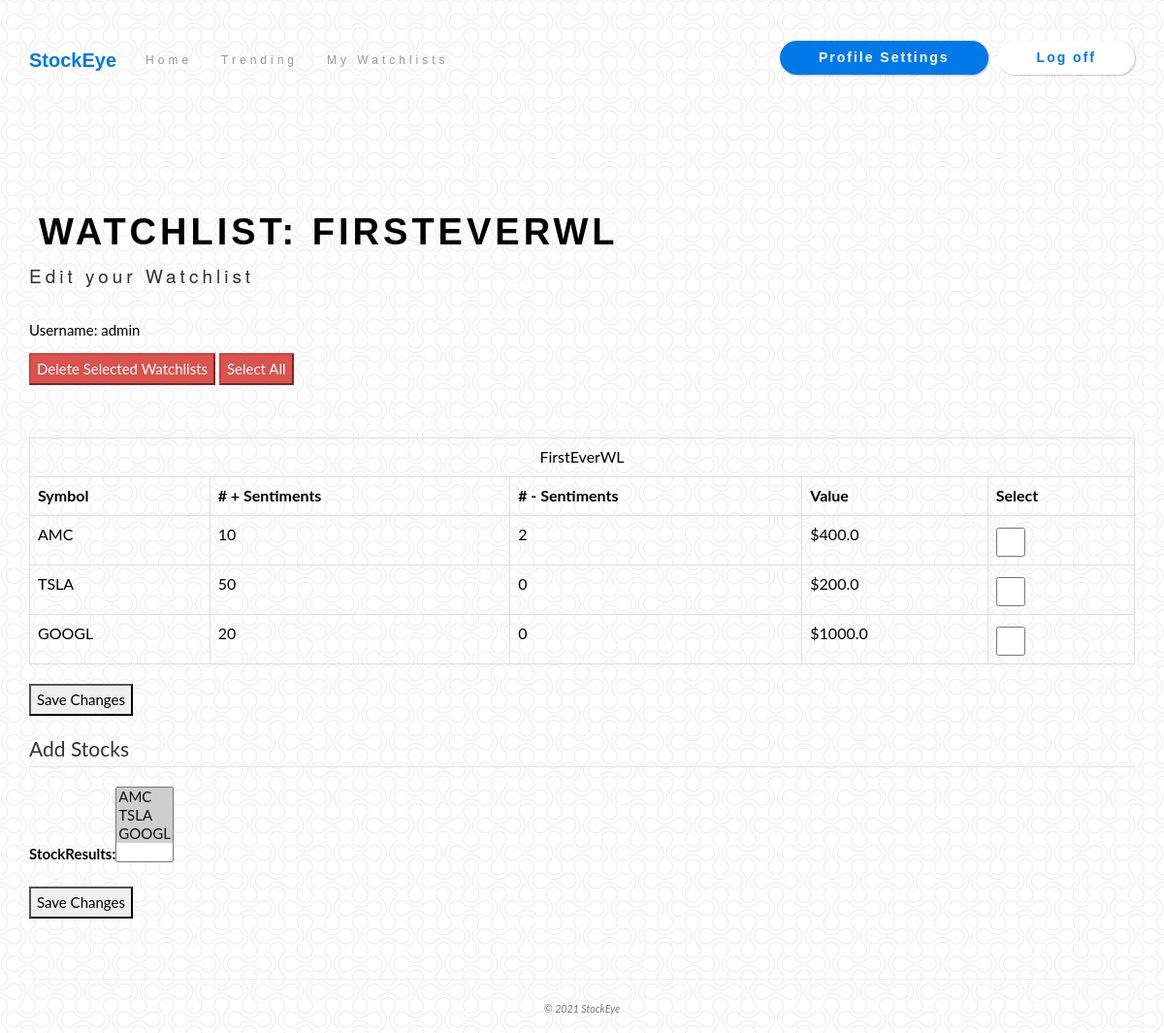
The app's page /watchlist/0/ (signed in) with its own data.
### app/models.py (models this page shows)
class WatchList(models.Model):
    user = models.ForeignKey(User, on_delete=models.PROTECT)
    stockResults = models.ManyToManyField('app.StockList')
    watchList_id = models.PositiveIntegerField(blank=False, default=0)
    watchList_name = models.CharField(max_length=15, blank=False, default = '')
    class Meta:
        get_latest_by = "watchList_id"

class StockList(models.Model):
    stock_id = models.UUIDField(primary_key=True, default=uuid.uuid4, editable=False)
    symbol = models.CharField(max_length=6, blank=False, default = '')
    positiveSentimentCount = models.PositiveIntegerField(blank=False, default=0)
    negativeSentimentCount = models.PositiveIntegerField(blank=False, default=0)
    value = models.FloatField(blank=False, default = 0.0)
    tweet_id = models.CharField(max_length=6, blank=True, default = '')
    def __str__(self):
        return self.symbol

### app/views.py (the view)
# urls.py: path('watchlist/<int:w_id>/', views.edit_watchlist, name='edit_watchlist'),
@login_required
def edit_watchlist(request, w_id):
    assert isinstance(request, HttpRequest)
    try:
        watchlist = WatchList.objects.filter(user=request.user, watchList_id=w_id).get()
        watchlist_id = watchlist.watchList_id
        watchlist_name = watchlist.watchList_name
        stocks = []
    except WatchList.DoesNotExist:
            return redirect('watchlists')
    if request.method == 'POST':
        form = EditWatchListForm(request.POST, instance=watchlist)
        if form.is_valid:
            updated_watchlist = form.save(commit=False)
            updated_watchlist.watchList_id = watchlist_id
            updated_watchlist.user = request.user
            updated_watchlist.name = watchlist_name
            updated_watchlist.save()
            form.save_m2m()
    else:
        form = EditWatchListForm(instance=watchlist)
    for stock in watchlist.stockResults.all():
        stocks.append(stock)
    print(f'Stocks: {stocks}')
    context = {
        'title': 'Edit Watchlist',
        'year': datetime.now().year,
        'user': request.user,
        'watchlist_id': watchlist_id,
        'watchlist_name': watchlist_name,
        'stocks': stocks,
        'form': form,
    }
    return render(
        request,
        'app/edit_watchlist.html',
        context
    )

### app/forms.py
class EditWatchListForm(forms.ModelForm):
    def __init__(self, *args, **kwargs):
        super(EditWatchListForm, self).__init__(*args, **kwargs)
        self.initial['stockResults'] = [s.pk for s in self.instance.stockResults.all()]
        self.initial['watchList_id'] = [self.instance.watchList_id]
    class Meta:
        model = WatchList
        fields = ['stockResults']
        exclude = ['watchList_name', 'user', 'watchList_id']

### app/templates/app/edit_watchlist.html (shortened to what this page needs)
{% extends "app/layout.html" %}
{% load static %}
{% block content %}
<body>
    <div class="navbar">
        {% if watchlist_name %}
            <h1>Watchlist: {{ watchlist_name }}</h1>
        {% elif watchlist_id %}
            <h1>Watchlist: {{ watchlist_id }}</h1>
        {% else %}
            <h1>StockEye: Watchlist</h1>
        {% endif %}
            <h4>Edit your Watchlist</h4>
    </div>
    <div class="content">
        {% if user.is_authenticated %}
            <p>Username: {{ user.username }}</p>
        {% else %}
            <p>Username: {{ user.username }} (Not a valid user)</p>
        {% endif %}
        <div>
            <button type="submit" class="btn-danger">Delete Selected Watchlists</button>
            <button type="submit" class="btn-danger">Select All</button>
        </div>
        <br></br>
        <table class="table table-bordered">
            <tr>
                {% if watchlist_name %}
                    <td colspan="5" style="text-align: center;">{{ watchlist_name }}</th>
                {% else %}
                    <td colspan="5" style="text-align: center;">Watchlist {{watchlist_id}}</th>
                {% endif %}
            </tr>
            <tr>
                <th>Symbol</th>
                <th># + Sentiments</th>
                <th># - Sentiments</th>
                <th>Value</th>
                <th>Select</th>
            </tr>
            {% for stock in stocks %}
            <tr>
                <td>{{ stock.symbol }}</td>
                <td>{{ stock.positiveSentimentCount }}</td>
                <td>{{ stock.negativeSentimentCount }}</td>
                <td>${{ stock.value }}</td>
                <td>
                    <input class ="form-check-input larger" name="delWatchListId" type="checkbox" value="{{watchlist.watchList_id}}">
                </td>
                </tr>
            {% endfor %}
        </table>
    </div>
    <div class="form-group">
        <button class="btn-outline-info" type="submit">Save Changes</button>
    </div>
    <form id="editWatchListForm" action="{% url 'edit_watchlist' w_id=watchlist_id %}" method="post">
        <fieldset class="form-group">
            <legend class="border-bottom mb-4">Add Stocks</legend>
            {{ form }}
        </fieldset>
        <div class="form-group">
             <button class="btn-outline-info" type="submit">Save Changes</button>
        </div>
</body>
{% endblock %}

### static/app/content/site.css (style rules this page uses)
body { font: 400 15px Lato, sans-serif; line-height: 1.8; color: #000000; background: url("/static/Images/double-bubble-outline.png"); }
h4 { font-size: 19px; line-height: 1.375em; color: #303030; font-weight: 400; margin-bottom: 30px; }
h1 { font-size: 38px; text-transform: uppercase; color: #000000; margin-left: 10px; padding-top: 100px; padding-bottom: 0px; font-weight: 600; font-family: Montserrat, sans-serif; }
.navbar { margin-bottom: 0; margin-top: 10px; background-color: #0000; z-index: 9999; border: 0; font-size: 12px !important; line-height: 1.42857143 !important; letter-spacing: 4px; border-radius: 0; font-family: Montserrat, sans-serif; }
.navbar { color: #000000 !important; }
input.larger { width: 30px; height: 30px; }
input { border: 1px solid black; border-radius: 2px; background-color: #EEE; padding: 4px 5px; }

### records on screen
WatchList: watchList_name "FIRSTEVERWL", watchList_name "FirstEverWL"
StockList: symbol "AMC", positiveSentimentCount "10", negativeSentimentCount "2", value "400.0"
StockList: symbol "TSLA", positiveSentimentCount "50", negativeSentimentCount "0", value "200.0"
StockList: symbol "GOOGL", positiveSentimentCount "20", negativeSentimentCount "0", value "1000.0"

### other values on screen
{{ user.username }} "admin"
